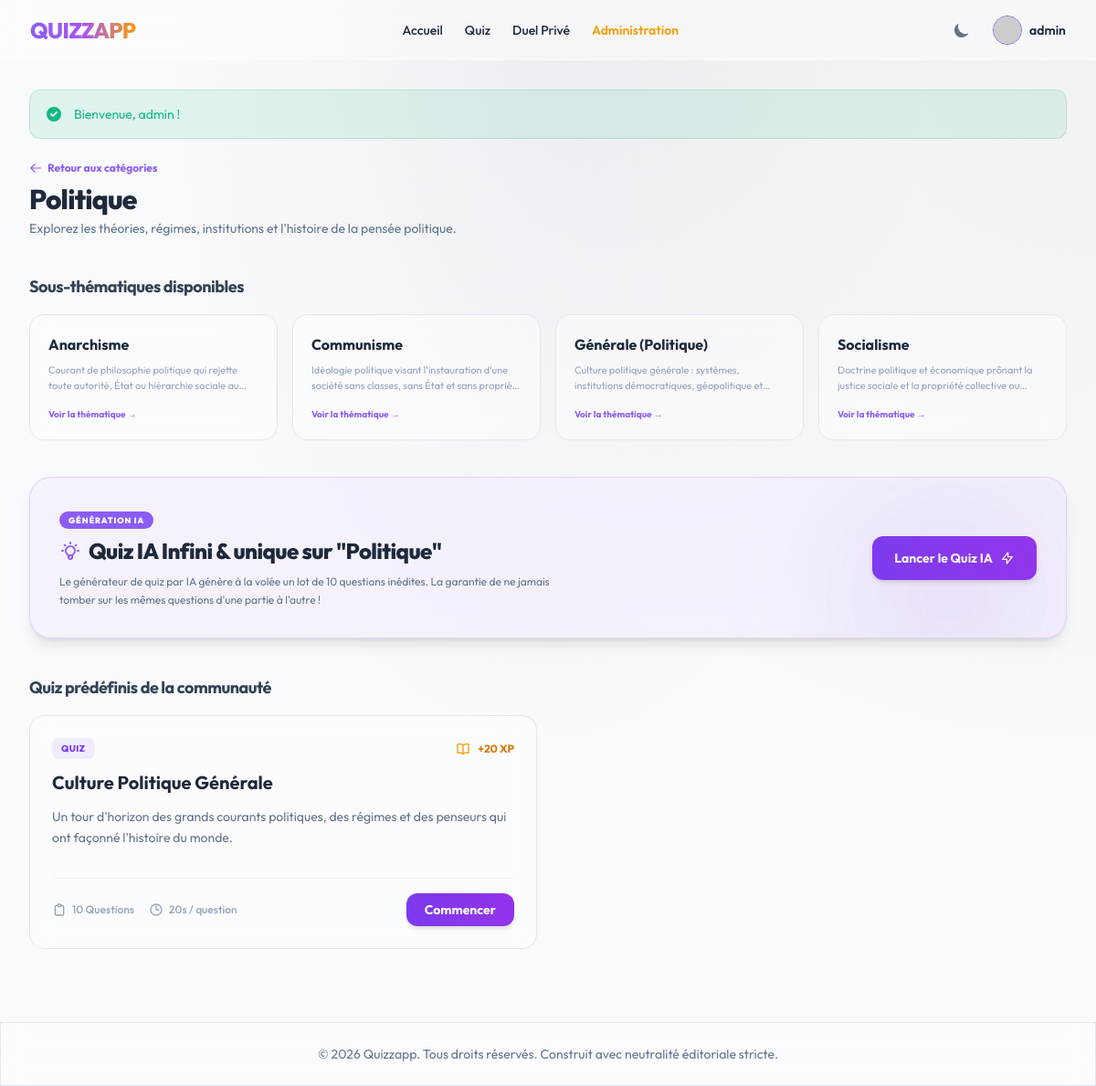
The app's page /category/politique (signed in) with its own data.
### tables this page shows
CREATE TABLE `categories` (
    `id` INT AUTO_INCREMENT PRIMARY KEY,
    `parent_id` INT DEFAULT NULL,
    `name` VARCHAR(100) NOT NULL UNIQUE,
    `slug` VARCHAR(100) NOT NULL UNIQUE,
    `description` TEXT DEFAULT NULL,
    `image_url` VARCHAR(255) DEFAULT NULL,
    `created_at` TIMESTAMP DEFAULT CURRENT_TIMESTAMP,
    INDEX `idx_categories_slug` (`slug`),
    CONSTRAINT `fk_categories_parent` FOREIGN KEY (`parent_id`) REFERENCES `categories` (`id`) ON DELETE CASCADE
);

CREATE TABLE `quizzes` (
    `id` INT AUTO_INCREMENT PRIMARY KEY,
    `category_id` INT NOT NULL,
    `title` VARCHAR(255) NOT NULL,
    `description` TEXT DEFAULT NULL,
    `time_limit` INT DEFAULT 30,  
    `xp_reward` INT DEFAULT 10,
    `play_count` INT DEFAULT 0,
    `created_at` TIMESTAMP DEFAULT CURRENT_TIMESTAMP,
    `updated_at` TIMESTAMP DEFAULT CURRENT_TIMESTAMP ON UPDATE CURRENT_TIMESTAMP,
    INDEX `idx_quizzes_category` (`category_id`),
    CONSTRAINT `fk_quizzes_category` FOREIGN KEY (`category_id`) REFERENCES `categories` (`id`) ON DELETE CASCADE
);

### views/quiz/category_quizzes.php (the view, shortened to what the rows shown need)
<div class="space-y-10">
    <div class="flex flex-col sm:flex-row items-start sm:items-center justify-between gap-4">
        <div>
            <a href="/" class="text-xs font-bold text-violet-500 hover:text-violet-600 dark:text-violet-400 dark:hover:text-violet-300 flex items-center space-x-1.5 transition-colors">
                <svg class="w-3.5 h-3.5" fill="none" stroke="currentColor" stroke-width="2" viewBox="0 0 24 24"><path stroke-linecap="round" stroke-linejoin="round" d="M10.5 19.5L3 12m0 0l7.5-7.5M3 12h18"></path></svg>
                <span>Retour aux catégories</span>
            </a>
            <h1 class="text-3xl font-extrabold tracking-tight mt-2 text-slate-800 dark:text-slate-100"><?php echo \App\Core\View::escape($category['name']); ?></h1>
            <p class="text-sm text-slate-500 dark:text-slate-400 mt-1"><?php echo \App\Core\View::escape($category['description']); ?></p>
        </div>
    </div>
    <?php if (!empty($subcategories)): ?>
        <div class="space-y-4">
            <h2 class="text-lg font-bold tracking-tight text-slate-700 dark:text-slate-300">Sous-thématiques disponibles</h2>
            <div class="grid grid-cols-1 sm:grid-cols-2 md:grid-cols-4 gap-4">
                <?php foreach ($subcategories as $sub): ?>
                    <a href="/category/<?php echo \App\Core\View::escape($sub['slug']); ?>"
                       class="glass-card rounded-2xl p-5 border border-slate-200 dark:border-slate-800 hover:border-violet-500/40 transition-all duration-300 flex flex-col justify-between group">
                        <div>
                            <h3 class="font-bold text-slate-800 dark:text-slate-100 group-hover:text-violet-500 transition-colors"><?php echo \App\Core\View::escape($sub['name']); ?></h3>
                            <p class="text-[11px] text-slate-400 dark:text-slate-500 mt-2 line-clamp-2"><?php echo \App\Core\View::escape($sub['description']); ?></p>
                        </div>
                        <span class="text-[10px] font-bold text-violet-500 mt-4 flex items-center gap-1 group-hover:translate-x-1 transition-transform">
                            Voir la thématique &rarr;
                        </span>
                    </a>
                <?php endforeach; ?>
            </div>
        </div>
    <?php endif; ?>
    <div class="glass-card rounded-3xl p-6 md:p-8 shadow-lg border border-violet-500/20 bg-gradient-to-br from-violet-600/5 to-purple-600/5 relative overflow-hidden flex flex-col md:flex-row items-center justify-between gap-6">
        <div class="absolute top-0 right-0 w-64 h-64 bg-violet-500/10 rounded-full blur-3xl pointer-events-none"></div>
        <div class="space-y-2 max-w-xl text-center md:text-left">
            <span class="px-2.5 py-1 text-[9px] font-black uppercase rounded-full bg-violet-500 text-white tracking-widest">
                Génération IA
            </span>
            <h2 class="text-2xl font-extrabold tracking-tight text-slate-800 dark:text-slate-100 flex items-center justify-center md:justify-start gap-2">
                <span>Quiz IA Infini & unique sur "<?php echo \App\Core\View::escape($category['name']); ?>"</span>
            </h2>
            <p class="text-xs text-slate-500 dark:text-slate-400 leading-relaxed">
                Le générateur de quiz par IA génère à la volée un lot de 10 questions inédites. La garantie de ne jamais tomber sur les mêmes questions d'une partie à l'autre !
            </p>
        </div>
        <a href="/quiz/dynamic/<?php echo (int)$category['id']; ?>"
           class="px-6 py-3.5 rounded-xl font-bold text-white bg-gradient-to-r from-violet-600 to-purple-600 hover:from-violet-500 hover:to-purple-500 shadow-md hover:shadow-lg transition-all text-sm w-full md:w-auto text-center flex items-center justify-center gap-2">
            <span>Lancer le Quiz IA</span>
            <svg class="w-4 h-4" fill="none" stroke="currentColor" stroke-width="2" viewBox="0 0 24 24"><path stroke-linecap="round" stroke-linejoin="round" d="M13 10V3L4 14h7v7l9-11h-7z"></path></svg>
        </a>
    </div>
    <div class="space-y-4">
        <h2 class="text-lg font-bold tracking-tight text-slate-700 dark:text-slate-300">Quiz prédéfinis de la communauté</h2>
        <?php if (empty($quizzes)): ?>
            <div class="glass-card rounded-2xl p-12 text-center text-slate-500 dark:text-slate-400 border border-slate-200/80 dark:border-slate-800/40">
                <svg class="w-12 h-12 mx-auto text-slate-400 mb-3" fill="none" stroke="currentColor" stroke-width="2" viewBox="0 0 24 24"><path stroke-linecap="round" stroke-linejoin="round" d="M9.879 7.519c1.171-1.025 3.071-1.025 4.242 0 1.172 1.025 1.172 2.687 0 3.712-.203.179-.43.326-.67.442-.745.361-1.45.999-1.45 1.827v.75M21 12a9 9 0 11-18 0 9 9 0 0118 0zm-9 5.25h.008v.008H12v-.008z"></path></svg>
                Aucun quiz statique n'a encore été créé pour cette catégorie. Testez le quiz IA ci-dessus !
            </div>
        <?php else: ?>
            <div class="grid grid-cols-1 md:grid-cols-2 gap-6">
                <?php foreach ($quizzes as $quiz): ?>
                    <div class="glass-card rounded-2xl p-6 flex flex-col justify-between hover:shadow-lg transition-all border border-slate-200 dark:border-slate-800/40 hover:border-violet-500/20 group">
                        <div class="space-y-3">
                            <div class="flex justify-between items-center">
                                <span class="px-2.5 py-1 text-[10px] font-extrabold uppercase rounded-lg bg-violet-500/10 text-violet-600 dark:text-violet-400 tracking-wider">
                                    Quiz
                                </span>
                                <span class="text-xs text-amber-600 dark:text-amber-400 font-bold flex items-center space-x-1">
                                    <span>+<?php echo (int)$quiz['xp_reward']; ?> XP</span>
                                </span>
                            </div>
                            <h3 class="text-xl font-bold text-slate-800 dark:text-slate-100 group-hover:text-violet-500 transition-colors duration-200"><?php echo \App\Core\View::escape($quiz['title']); ?></h3>
                            <p class="text-sm text-slate-500 dark:text-slate-400 leading-relaxed"><?php echo \App\Core\View::escape($quiz['description']); ?></p>
                        </div>
                        <div class="mt-8 pt-4 border-t border-slate-200/40 dark:border-slate-800/40 flex items-center justify-between">
                            <div class="flex space-x-4 text-xs text-slate-400 font-medium">
                                <span class="flex items-center">
                                    <svg class="w-4 h-4 text-slate-400 mr-1.5" fill="none" stroke="currentColor" stroke-width="2" viewBox="0 0 24 24"><path stroke-linecap="round" stroke-linejoin="round" d="M9 5H7a2 2 0 00-2 2v12a2 2 0 002 2h10a2 2 0 002-2V7a2 2 0 00-2-2h-2M9 5a2 2 0 002 2h2a2 2 0 002-2M9 5a2 2 0 012-2h2a2 2 0 012 2"></path></svg>
                                    <span><?php echo $quiz['question_count']; ?> Questions</span>
                                </span>
                                <span class="flex items-center">
                                    <svg class="w-4 h-4 text-slate-400 mr-1.5" fill="none" stroke="currentColor" stroke-width="2" viewBox="0 0 24 24"><path stroke-linecap="round" stroke-linejoin="round" d="M12 6v6h4.5m4.5 0a9 9 0 11-18 0 9 9 0 0118 0z"></path></svg>
                                    <span><?php echo (int)$quiz['time_limit']; ?>s / question</span>
                                </span>
                            </div>
                            <a href="/quiz/<?php echo $quiz['id']; ?>" class="px-5 py-2 font-bold text-white bg-gradient-to-r from-violet-600 to-purple-600 hover:from-violet-500 hover:to-purple-500 rounded-xl transition-all shadow-md text-sm">
                                Commencer
                            </a>
                        </div>
                    </div>
                <?php endforeach; ?>
            </div>
        <?php endif; ?>
    </div>
</div>

### app/Core/Router.php (shortened to what the rows shown need)
<?php
class Router
{
    private array $routes = [];
    private Container $container;
    public function __construct(Container $container)
    {
        $this->container = $container;
    }
    private function addRoute(string $method, string $path, array $handler, array $middlewares): void
    {
        $regexPath = preg_replace('/\{([a-zA-Z0-9_]+)\}/', '(?P<$1>[^/]+)', $path);
        $regexPath = '#^' . $regexPath . '$#';
        $this->routes[] = [
            'method' => $method,
            'path' => $path,
            'regex' => $regexPath,
            'controller' => $handler[0],
            'action' => $handler[1],
            'middlewares' => $middlewares
        ];
    }
    public function dispatch(): void
    {
        $uri = parse_url($_SERVER['REQUEST_URI'], PHP_URL_PATH);
        $method = $_SERVER['REQUEST_METHOD'] ?? 'GET';
        $effectiveMethod = $method === 'HEAD' ? 'GET' : $method;
        foreach ($this->routes as $route) {
            if ($route['method'] === $effectiveMethod && preg_match($route['regex'], $uri, $matches)) {
                $params = array_filter($matches, 'is_string', ARRAY_FILTER_USE_KEY);
                $controller = $this->container->get($route['controller']);
                $action = $route['action'];
                call_user_func_array([$controller, $action], [$params]);
                return;
            }
        }
    }
}

### records on screen
categories: name "Politique", description "Explorez les théories, régimes, institutions et l'histoire de la pensée politique."
categories: name "Anarchisme", description "Courant de philosophie politique qui rejette toute autorité, État ou hiérarchie sociale…"
categories: name "Communisme", description "Idéologie politique visant l'instauration d'une société sans classes, sans État et sans…"
categories: name "Générale (Politique)", description "Culture politique générale : systèmes, institutions démocratiques, géopolitique…"
categories: name "Socialisme", description "Doctrine politique et économique prônant la justice sociale et la propriété collective…"
quizzes: xp_reward "20", title "Culture Politique Générale", description "Un tour d'horizon des grands courants politiques, des régimes et des penseurs qui ont façonné l'histoire du monde.", question_count "10", time_limit "20"
